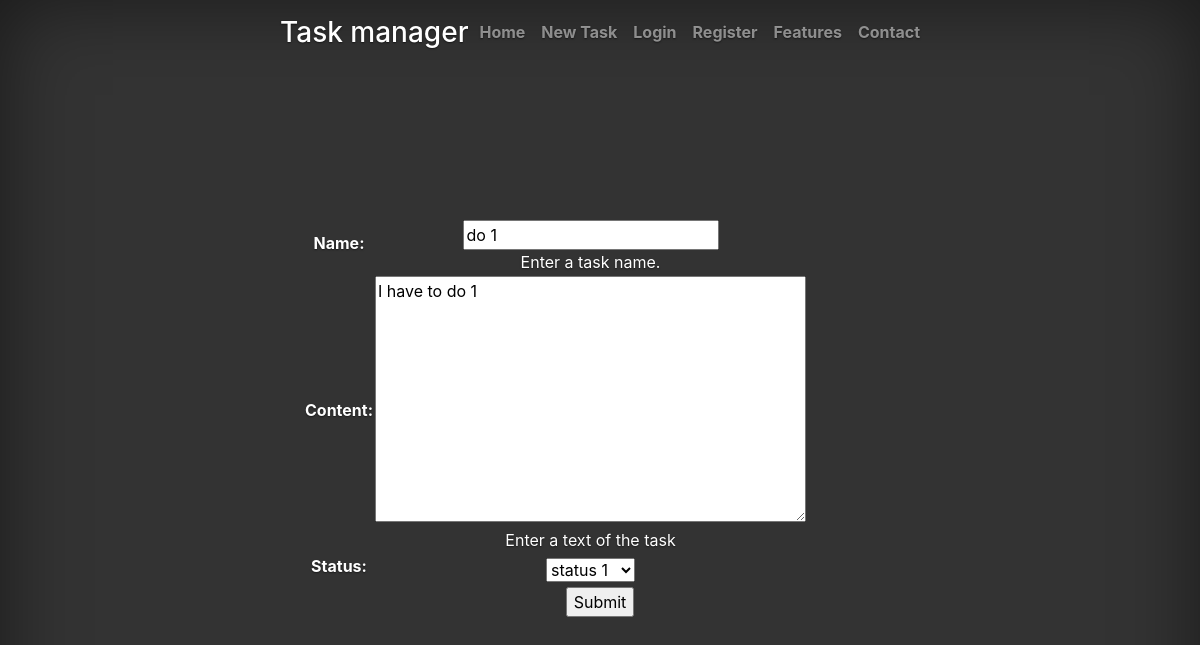
Screenshot of /tasks/task/1/update/ with the database file from the repository.
### tasks/models.py (models this page shows, shortened)
class Task(models.Model):
    id = models.AutoField(primary_key=True)
    name = models.CharField(max_length=255, help_text="Enter a task name.")
    created_at = models.DateTimeField(auto_now_add=True)
    content = models.TextField(max_length=1000, help_text="Enter a text of the task")
    STATUS_CHOICES = [
        ('1', 'status 1'),
        ('2', 'status 2'),
        ('3', 'status 3'),
        ('4', 'status 4'),
        ('5', 'status 5'),
    ]
    status = models.CharField(max_length=1, choices=STATUS_CHOICES)
    creator = models.ForeignKey(User, on_delete=models.SET_NULL, null=True, blank=True)

### tasks/views.py (the view)
# urls.py: url(r'^task/(?P<pk>\d+)/update/$', views.TaskUpdate.as_view(), name='task_update'),
class TaskUpdate(UpdateView):
    model = Task
    fields = ['name','content','status']
    success_url = reverse_lazy('index')

### tasks/templates/tasks/task_form.html (shortened to what this page needs)
{% extends "base.html" %}
{% block content %}
    <form action="" method="post">
        <table>
        {{ form.as_table }}
        </table>
        <input type="submit" value="Submit" />
    </form>
{% endblock %}

### tasks/static/css/cover.css (style rules this page uses)
html, body { height: 100%; background-color: #333; }
body { display: -ms-flexbox; display: flex; color: #fff; text-shadow: 0 .05rem .1rem rgba(0, 0, 0, .5); box-shadow: inset 0 0 5rem rgba(0, 0, 0, .5); }

### rows the page displays
Task: name "do 1", content "I have to do 1", status "status 1"
